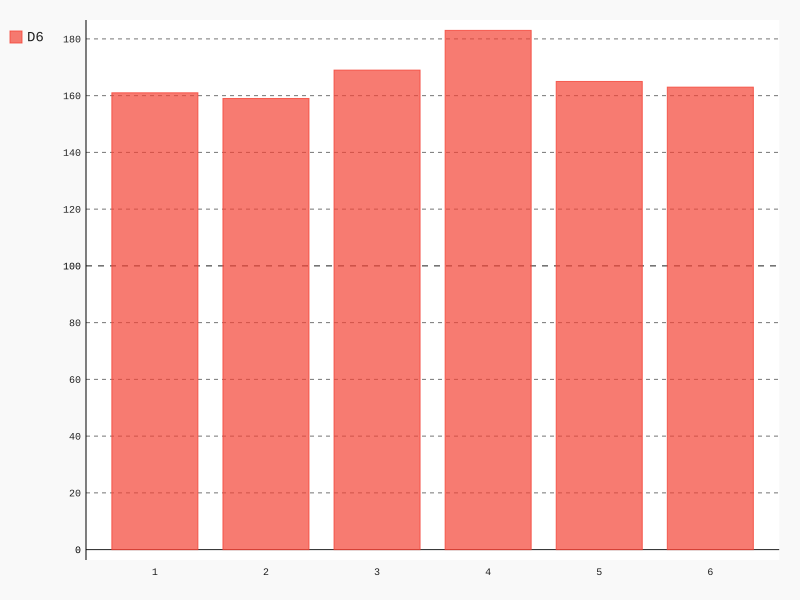

Generate this figure with Python:
import pygal

from die import Die

# 创建一个D6
die = Die()

# 掷几次骰子，并将结果存储在一个列表中
results = []
for roll_num in range(1000):
    result = die.roll()
    results.append(result)

# 分析结果
frequencies = []
for value in range(1, die.num_sides+1):
    frequency = results.count(value)
    frequencies.append(frequency)

# 对结果进行可视化
hist = pygal.Bar()

hist._title = "Reuslts of rolling one D6 1000 times."
hist.x_labels = ['1', '2', '3', '4', '5', '6']
hist._x_title = "Result"
hist._y_title = "Frequency of Result"

hist.add('D6', frequencies)
hist.render_to_file('die_visual.svg')
